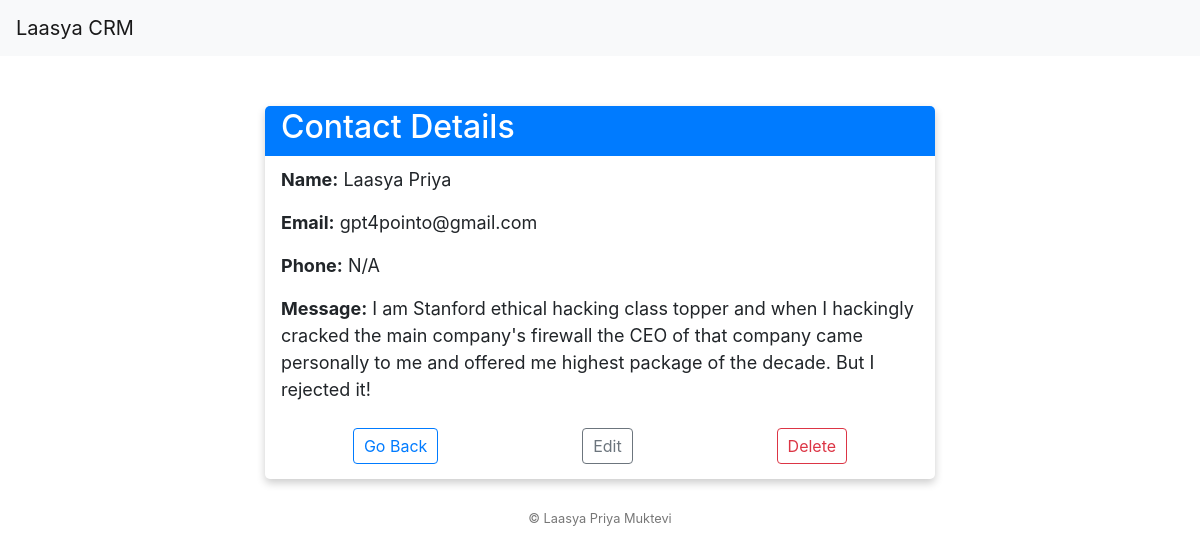
/card_info/10/, run on an earlier commit of the app's database.
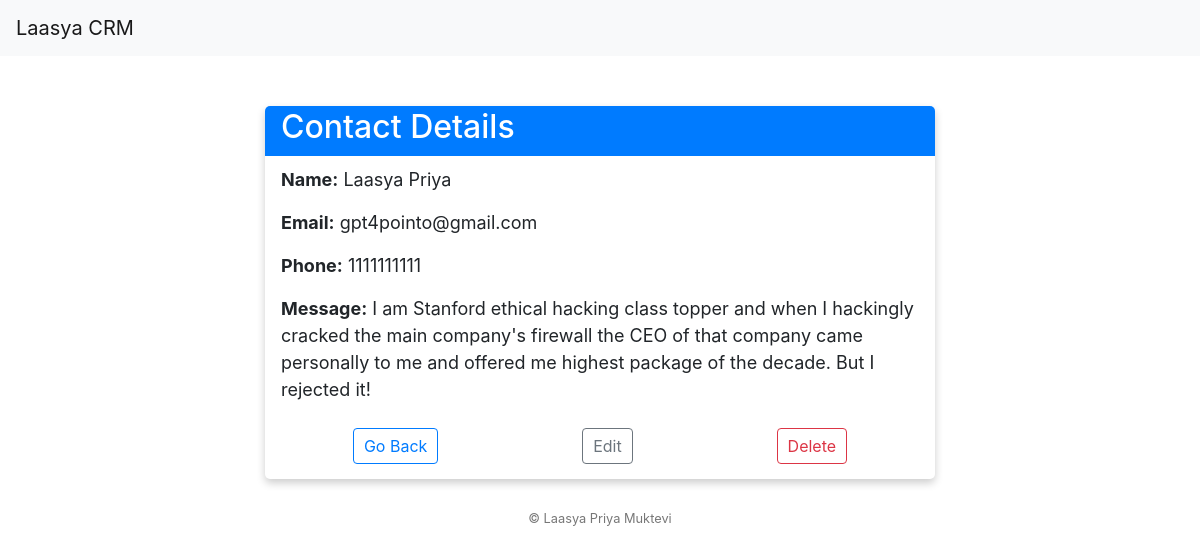
And on a later commit of the database.
### wildcard/models.py (models this page shows, shortened)
class ContactCard(models.Model):
    card_name = models.CharField(max_length=100, unique=True)
    card_email = models.EmailField(unique=True)
    card_phone = models.CharField(
        max_length=10,
        blank=True,
        validators=[RegexValidator(r'^\d{1,10}$', 'Only numeric characters are allowed.')])
    message = models.TextField(blank=True)

### wildcard/views.py (the view)
# urls.py: path('card_info/<int:card_id>/', views.card_info, name='card_info'),
def card_info(request, card_id):
    card = get_object_or_404(ContactCard, pk=card_id)
    return render(request, 'wildcard/card_info.html', {'card': card})

### wildcard/templates/wildcard/card_info.html (shortened to what this page needs)
</body>
</html>
<!DOCTYPE html>
<html>
<head>
    <link rel="stylesheet" href="https://cdn.jsdelivr.net/npm/bootstrap@4.0.0/dist/css/bootstrap.min.css">
</head>
<body>
    <nav class="navbar navbar-expand-lg navbar-light bg-light">
        <a class="navbar-brand" href="#">Laasya CRM</a>
    </nav>
    <div class="container">
        <div class="contact-card">
            <div class="contact-header">
                <h2>Contact Details</h2>
            </div>
            <div class="contact-body">
                <div class="contact-details">
                    <p><span class="label">Name:</span> {{ card.card_name }}</p>
                    <p><span class="label">Email:</span> {{ card.card_email }}</p>
                    <p><span class="label">Phone:</span> {{ card.card_phone|default:"N/A" }}</p>
                    <p><span class="label">Message:</span> {{ card.message|default:"No Message" }}</p>
                </div>
                <div class="contact-actions">
                    <a href="{% url 'wildcard_home' %}" class="btn btn-outline-primary btn-action">Go Back</a>
                    <a href="/edit/{{ card.id }}/" class="btn btn-outline-secondary btn-action">Edit</a>
                    <a href="/delete/{{ card.id }}/" class="btn btn-outline-danger btn-action">Delete</a>
                </div>
            </div>
        </div>
    </div>
    <footer>
        &copy; Laasya Priya Muktevi
    </footer>
</body>
</html>

What changed in the data, as far as the page shows it:
changed ContactCard "Laasya Priya": card_phone "N/A" → "1111111111"
